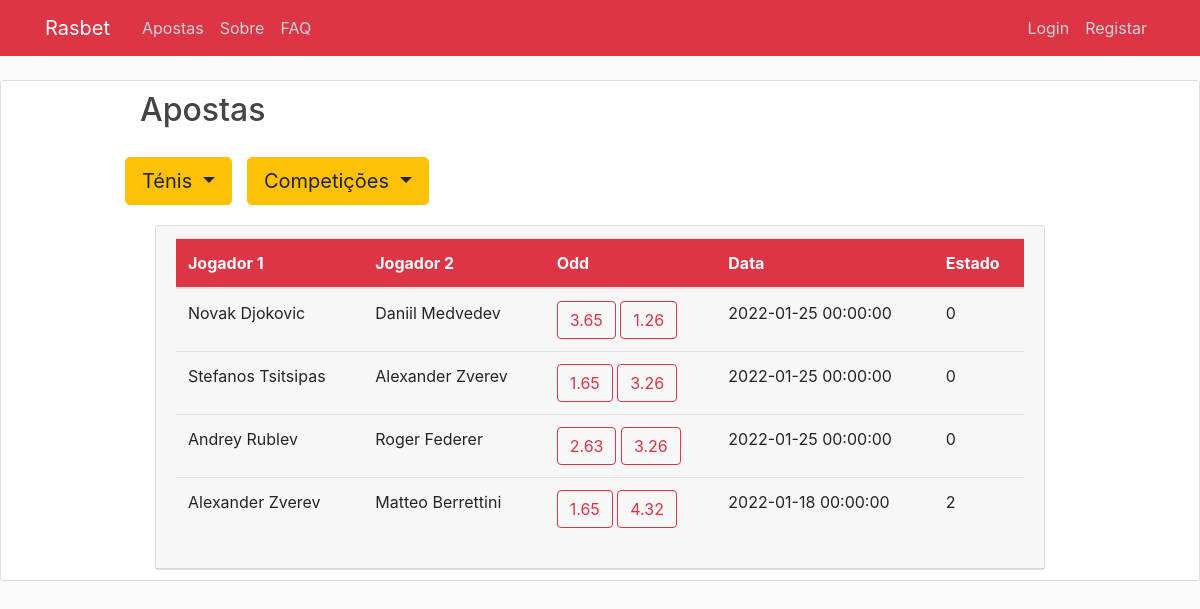
Page /bets/2/-1 on the committed database.
### rasbet/models.py (models this page shows, shortened)
class Sport(db.Model):
    id = db.Column(db.Integer, primary_key = True, autoincrement=True)
    name = db.Column(db.String(120), unique = True, nullable = False)
    competitions = db.relationship("Competition")

class Event(db.Model):
    id = db.Column(db.Integer, primary_key = True, autoincrement=True)
    name = db.Column(db.String(50), nullable=False)
    start_date = db.Column(db.DateTime, nullable = False)
    state = db.Column(db.String(20), unique = False, nullable = False)
    competition_id = db.Column(db.Integer, db.ForeignKey('competition.id' ), nullable=False)
    odds = db.relationship("Odd")

class Participant(db.Model):
    id = db.Column(db.Integer, primary_key = True, autoincrement=True)
    name = db.Column(db.String(120), unique = True, nullable = False)
    odds = db.relationship("Odd")

class Odd(db.Model):
    id = db.Column(db.Integer, primary_key = True, autoincrement=True)
    value = db.Column(db.Float, unique = False, nullable = False)
    participant_id = db.Column(db.Integer, db.ForeignKey('participant.id' ), nullable = True)
    event_id = db.Column(db.Integer, db.ForeignKey('event.id' ), nullable=False)
    bo = db.relationship("BetOdd")

### rasbet/routes.py (the view)
@app.route("/bets/<sport_id>/<competition_id>")
def bets(sport_id, competition_id):
    balance = None
    symbol = None
    if current_user.is_authenticated:
        balance = round(Wallet.query.filter_by(user_id=current_user.id,currency_id=current_user.currency_fav).first().balance, 2)
        symbol = Currency.query.filter_by(id=current_user.currency_fav).first().symbol
    competition_name = None
    sports = Sport.query.all()
    events = []
    e = []
    sport_name = Sport.query.filter_by(id=sport_id).first().name
    competitions = Competition.query.filter_by(sport_id=sport_id).all()
    if competition_id == "-1":
        for c in competitions:
            e += Event.query.filter_by(competition_id=c.id).all()
    else:
        competition_name = Competition.query.filter_by(id=competition_id).first().name
        e = Event.query.filter_by(competition_id=competition_id).all()
    for ee in e:
        odd = Odd.query.filter_by(event_id=ee.id).all()
        p = []
        for o in odd:
            p.append(Participant.query.filter_by(id=o.participant_id).first())
        events.append([ee, odd, p])
    if current_user.is_authenticated:
        return render_template('bets_logged_in.html', title='Bets',
                               sport_id=sport_id, sport_name=sport_name, sports = sports,
                               competition_id=competition_id, competition_name=competition_name, competitions=competitions,
                               events = events, balance=balance, symbol=symbol)
    else:
        return render_template('bets_logged_out.html', title='Bets',
                               sport_id=sport_id, sport_name=sport_name, sports = sports,
                               competition_id=competition_id, competition_name=competition_name, competitions=competitions,
                               events = events, balance=balance, symbol=symbol)

### rasbet/templates/bets_logged_out.html (shortened to what this page needs)
{% extends "layout.html" %}
{% block content %}
<div class="col-md-10 mx-auto">
    <div class="content-wrapper">
        <h2>Apostas</h2>
        <section class="content-header" style="padding-top:20px ">
            <div class="row">
                <div class="col-2.5" style="align-self: flex-end;">
                    <div big class="dropdown">
                        <button class="btn btn-warning dropdown-toggle btn-lg" type="button" id="dropdownMenuButton"
                            data-toggle="dropdown" aria-haspopup="true" aria-expanded="false">
                            {{ sport_name }}
                        </button>
                    </div>
                </div>
                <div class="col-3" style="align-self: flex-end;">
                    <div big class="dropdown">
                        <button class="btn btn-warning dropdown-toggle btn-lg" type="button" id="dropdownMenuButton"
                            data-toggle="dropdown" aria-haspopup="true" aria-expanded="false">
                            {% if competition_id != "-1" %}
                            {{ competition_name }}
                            {% else %}
                            Competições
                            {% endif %}
                        </button>
                    </div>
                </div>
            </div>
        </section>
        <section class="content" style="padding-top:20px ">
            <div class="container-fluid">
                <div class="row-2">
                    <div class="card">
                        <div class="card-header">
                            <table class="table" size="padding: 8em">
                                {% if sport_id == "0" %}
                                <thead class="p-3 mb-2 bg-danger text-white">
                                    <tr>
                                        <th scope="col">Equipa 1</th>
                                        <th scope="col">Equipa 2</th>
                                        <th>Odd</th>
                                        <th scope="col">Data</th>
                                        <th scope="col">Estado</th>
                                    </tr>
                                </thead>
                                <tbody>
                                    {% for ee, odd, p in events %}
                                    <tr>
                                        <td>{{ p[0].name }}</td>
                                        <td>{{ p[2].name }}</td>
                                        <td>
                                            <button type="button" class="btn btn-outline-danger">
                                                {{ odd[0].value }}
                                            </button>
                                            <button type="button" class="btn btn-outline-danger">
                                                {{ odd[1].value }}
                                            </button>
                                            <button type="button" class="btn btn-outline-danger">
                                                {{ odd[2].value }}
                                            </button>
                                        </td>
                                        <td>{{ ee.start_date }}</td>
                                        <td>{{ ee.state }}</td>
                                    </tr>
                                    {% endfor %}
                                </tbody>
                                {% elif sport_id == "2" %}
                                <thead class="p-3 mb-2 bg-danger text-white">
                                    <tr>
                                        <th scope="col">Jogador 1</th>
                                        <th scope="col">Jogador 2</th>
                                        <th>Odd</th>
                                        <th scope="col">Data</th>
                                        <th scope="col">Estado</th>
                                    </tr>
                                </thead>
                                <tbody>
                                    {% for ee, odd, p in events %}
                                    <tr>
                                        <td>{{ p[0].name }}</td>
                                        <td>{{ p[1].name }}</td>
                                        <td>
                                            <button type="button" class="btn btn-outline-danger">
                                                {{ odd[0].value }}
                                            </button>
                                            <button type="button" class="btn btn-outline-danger">
                                                {{ odd[1].value }}
                                            </button>
                                        </td>
                                        <td>{{ ee.start_date }}</td>
                                        <td>{{ ee.state }}</td>
                                    </tr>
                                    {% endfor %}
                                </tbody>
                                {% endif %}
                            </table>
                        </div>
                    </div>
                </div>
            </div>
        </section>
    </div>
</div>
{% endblock %}>

### rasbet/static/main.css (style rules this page uses)
body { background: #fafafa; color: #333333; margin-top: 5rem; }
h1, h2, h3, h4, h5, h6 { color: #444444; }

### rows in the picture
Sport: name "Ténis"
Event: name "Novak Djokovic", name "Daniil Medvedev", value "3.65", value "1.26", start_date "2022-01-25 00:00:00", state "0"
Event: name "Stefanos Tsitsipas", name "Alexander Zverev", value "1.65", value "3.26", start_date "2022-01-25 00:00:00", state "0"
Event: name "Andrey Rublev", name "Roger Federer", value "2.63", value "3.26", start_date "2022-01-25 00:00:00", state "0"
Event: name "Alexander Zverev", name "Matteo Berrettini", value "1.65", value "4.32", start_date "2022-01-18 00:00:00", state "2"
